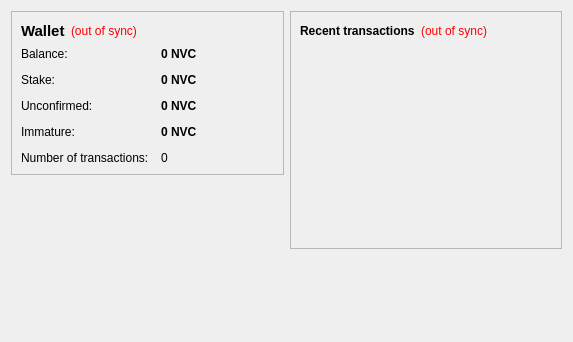
<?xml version="1.0" encoding="UTF-8"?>
<ui version="4.0">
 <class>OverviewPage</class>
 <widget class="QWidget" name="OverviewPage">
  <property name="geometry">
   <rect>
    <x>0</x>
    <y>0</y>
    <width>573</width>
    <height>342</height>
   </rect>
  </property>
  <property name="windowTitle">
   <string>Form</string>
  </property>
  <layout class="QHBoxLayout" name="horizontalLayout" stretch="1,1">
   <item>
    <layout class="QVBoxLayout" name="verticalLayout_2">
     <item>
      <widget class="QFrame" name="frame">
       <property name="frameShape">
        <enum>QFrame::StyledPanel</enum>
       </property>
       <property name="frameShadow">
        <enum>QFrame::Raised</enum>
       </property>
       <layout class="QVBoxLayout" name="verticalLayout_4">
        <item>
         <layout class="QHBoxLayout" name="horizontalLayout_4">
          <item>
           <widget class="QLabel" name="label_5">
            <property name="font">
             <font>
              <pointsize>11</pointsize>
              <weight>75</weight>
              <bold>true</bold>
             </font>
            </property>
            <property name="text">
             <string>Wallet</string>
            </property>
           </widget>
          </item>
          <item>
           <widget class="QLabel" name="labelWalletStatus">
            <property name="toolTip">
             <string>The displayed information may be out of date. Your wallet automatically synchronizes with the JaneCoin network after a connection is established, but this process has not completed yet.</string>
            </property>
            <property name="styleSheet">
             <string notr="true">QLabel { color: red; }</string>
            </property>
            <property name="text">
             <string notr="true">(out of sync)</string>
            </property>
            <property name="alignment">
             <set>Qt::AlignLeading|Qt::AlignLeft|Qt::AlignVCenter</set>
            </property>
           </widget>
          </item>
          <item>
           <spacer name="horizontalSpacer_2">
            <property name="orientation">
             <enum>Qt::Horizontal</enum>
            </property>
            <property name="sizeHint" stdset="0">
             <size>
              <width>40</width>
              <height>20</height>
             </size>
            </property>
           </spacer>
          </item>
         </layout>
        </item>
        <item>
         <layout class="QFormLayout" name="formLayout_2">
          <property name="fieldGrowthPolicy">
           <enum>QFormLayout::AllNonFixedFieldsGrow</enum>
          </property>
          <property name="horizontalSpacing">
           <number>12</number>
          </property>
          <property name="verticalSpacing">
           <number>12</number>
          </property>
          <item row="0" column="0">
           <widget class="QLabel" name="label">
            <property name="text">
             <string>Balance:</string>
            </property>
           </widget>
          </item>
          <item row="0" column="1">
           <widget class="QLabel" name="labelBalance">
            <property name="font">
             <font>
              <weight>75</weight>
              <bold>true</bold>
             </font>
            </property>
            <property name="cursor">
             <cursorShape>IBeamCursor</cursorShape>
            </property>
            <property name="toolTip">
             <string>Your current balance</string>
            </property>
            <property name="text">
             <string notr="true">0 NVC</string>
            </property>
            <property name="textInteractionFlags">
             <set>Qt::LinksAccessibleByMouse|Qt::TextSelectableByKeyboard|Qt::TextSelectableByMouse</set>
            </property>
           </widget>
          </item>
          <item row="1" column="0">
           <widget class="QLabel" name="label_6">
            <property name="text">
             <string>Stake:</string>
            </property>
           </widget>
          </item>
          <item row="1" column="1">
           <widget class="QLabel" name="labelStake">
            <property name="font">
             <font>
              <weight>75</weight>
              <bold>true</bold>
             </font>
            </property>
            <property name="cursor">
             <cursorShape>IBeamCursor</cursorShape>
            </property>
            <property name="toolTip">
             <string>Total of coins that was staked, and do not yet count toward the current balance</string>
            </property>
            <property name="text">
             <string notr="true">0 NVC</string>
            </property>
            <property name="textInteractionFlags">
             <set>Qt::LinksAccessibleByMouse|Qt::TextSelectableByKeyboard|Qt::TextSelectableByMouse</set>
            </property>
           </widget>
          </item>
          <item row="2" column="0">
           <widget class="QLabel" name="label_3">
            <property name="text">
             <string>Unconfirmed:</string>
            </property>
           </widget>
          </item>
          <item row="2" column="1">
           <widget class="QLabel" name="labelUnconfirmed">
            <property name="font">
             <font>
              <weight>75</weight>
              <bold>true</bold>
             </font>
            </property>
            <property name="cursor">
             <cursorShape>IBeamCursor</cursorShape>
            </property>
            <property name="toolTip">
             <string>Total of transactions that have yet to be confirmed, and do not yet count toward the current balance</string>
            </property>
            <property name="text">
             <string notr="true">0 NVC</string>
            </property>
            <property name="textInteractionFlags">
             <set>Qt::LinksAccessibleByMouse|Qt::TextSelectableByKeyboard|Qt::TextSelectableByMouse</set>
            </property>
           </widget>
          </item>
          <item row="3" column="0">
           <widget class="QLabel" name="labelImmatureText">
            <property name="text">
             <string>Immature:</string>
            </property>
           </widget>
          </item>
          <item row="3" column="1">
           <widget class="QLabel" name="labelImmature">
            <property name="font">
             <font>
              <weight>75</weight>
              <bold>true</bold>
             </font>
            </property>
            <property name="toolTip">
             <string>Mined balance that has not yet matured</string>
            </property>
            <property name="text">
             <string notr="true">0 NVC</string>
            </property>
            <property name="textInteractionFlags">
             <set>Qt::LinksAccessibleByMouse|Qt::TextSelectableByKeyboard|Qt::TextSelectableByMouse</set>
            </property>
           </widget>
          </item>
          <item row="4" column="0">
           <widget class="QLabel" name="label_2">
            <property name="text">
             <string>Number of transactions:</string>
            </property>
           </widget>
          </item>
          <item row="4" column="1">
           <widget class="QLabel" name="labelNumTransactions">
            <property name="toolTip">
             <string>Total number of transactions in wallet</string>
            </property>
            <property name="text">
             <string notr="true">0</string>
            </property>
           </widget>
          </item>
         </layout>
        </item>
       </layout>
      </widget>
     </item>
     <item>
      <spacer name="verticalSpacer">
       <property name="orientation">
        <enum>Qt::Vertical</enum>
       </property>
       <property name="sizeHint" stdset="0">
        <size>
         <width>20</width>
         <height>40</height>
        </size>
       </property>
      </spacer>
     </item>
    </layout>
   </item>
   <item>
    <layout class="QVBoxLayout" name="verticalLayout_3">
     <item>
      <widget class="QFrame" name="frame_2">
       <property name="frameShape">
        <enum>QFrame::StyledPanel</enum>
       </property>
       <property name="frameShadow">
        <enum>QFrame::Raised</enum>
       </property>
       <layout class="QVBoxLayout" name="verticalLayout">
        <item>
         <layout class="QHBoxLayout" name="horizontalLayout_2">
          <item>
           <widget class="QLabel" name="label_4">
            <property name="text">
             <string>&lt;b&gt;Recent transactions&lt;/b&gt;</string>
            </property>
           </widget>
          </item>
          <item>
           <widget class="QLabel" name="labelTransactionsStatus">
            <property name="toolTip">
             <string>The displayed information may be out of date. Your wallet automatically synchronizes with the JaneCoin network after a connection is established, but this process has not completed yet.</string>
            </property>
            <property name="styleSheet">
             <string notr="true">QLabel { color: red; }</string>
            </property>
            <property name="text">
             <string notr="true">(out of sync)</string>
            </property>
            <property name="alignment">
             <set>Qt::AlignRight|Qt::AlignTrailing|Qt::AlignVCenter</set>
            </property>
           </widget>
          </item>
          <item>
           <spacer name="horizontalSpacer">
            <property name="orientation">
             <enum>Qt::Horizontal</enum>
            </property>
            <property name="sizeHint" stdset="0">
             <size>
              <width>40</width>
              <height>20</height>
             </size>
            </property>
           </spacer>
          </item>
         </layout>
        </item>
        <item>
         <widget class="QListView" name="listTransactions">
          <property name="styleSheet">
           <string notr="true">QListView { background: transparent; }</string>
          </property>
          <property name="frameShape">
           <enum>QFrame::NoFrame</enum>
          </property>
          <property name="verticalScrollBarPolicy">
           <enum>Qt::ScrollBarAlwaysOff</enum>
          </property>
          <property name="horizontalScrollBarPolicy">
           <enum>Qt::ScrollBarAlwaysOff</enum>
          </property>
          <property name="selectionMode">
           <enum>QAbstractItemView::NoSelection</enum>
          </property>
         </widget>
        </item>
       </layout>
      </widget>
     </item>
     <item>
      <spacer name="verticalSpacer_2">
       <property name="orientation">
        <enum>Qt::Vertical</enum>
       </property>
       <property name="sizeHint" stdset="0">
        <size>
         <width>20</width>
         <height>40</height>
        </size>
       </property>
      </spacer>
     </item>
    </layout>
   </item>
  </layout>
 </widget>
 <resources/>
 <connections/>
</ui>
